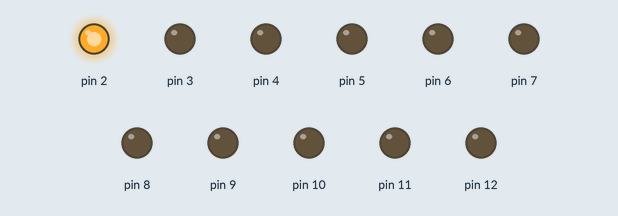
The sketch below on a simulated Arduino Uno, built with avr-gcc and run on an emulated ATmega328P. Shown: output pins drawn as LEDs (lit = HIGH).

Above: at 0.15 s.
At 5.3 s:
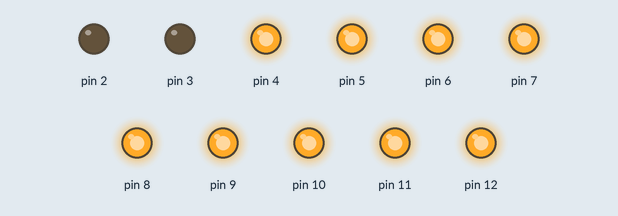
At 6.8 s:
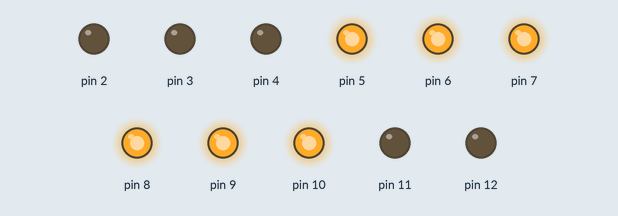
At 8.8 s:
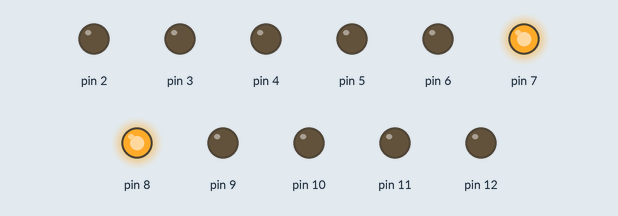
At 17.22 s:
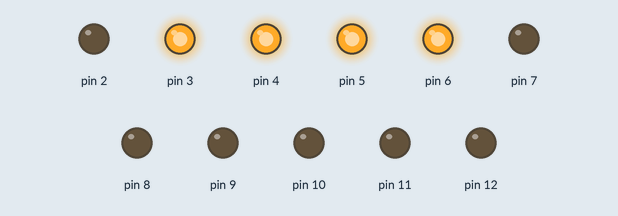
At 34.1 s:
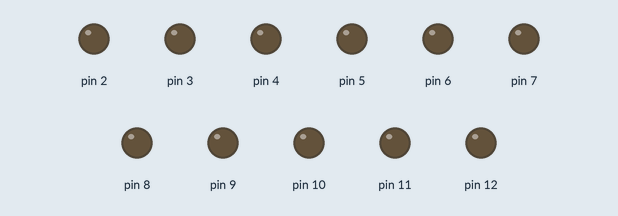
Timing chart, 0 to 40.0 s (numbered marks = the images above):
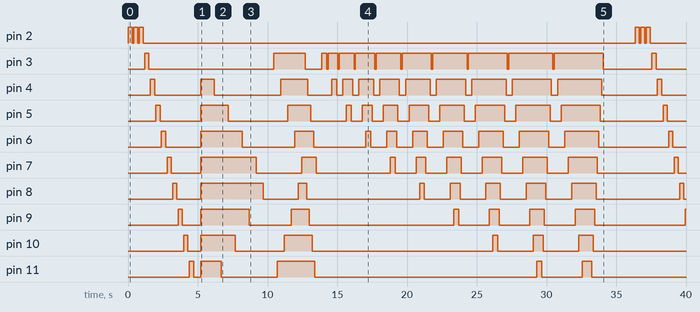

The sketch:

sketch_apr14a.ino
```cpp
void setup() {
  //in functia setup singurul lucru pe care trebuie sa-l fac este
  //sa-i spun MC-ului care pin-uri sunt de OUTPUT
  for(int i=2;i<=12;i++){
    pinMode(i, OUTPUT);
  }
}

void loop() {
  int n=12,j,i,n2,i2;
  for(int i=0;i<=2;i++)
  {
  digitalWrite(2, HIGH);
  delay(300);
  digitalWrite(2, LOW);
  delay(100);
  }
  for(int i=3;i<=n;i++)
  { digitalWrite(i, HIGH);
  delay(300);
  digitalWrite(i, LOW);
  delay(100);
  }

  for(int i=3;i<=(n+2)/2;i++)
  { digitalWrite(i, HIGH);

     digitalWrite((n+3-i),HIGH);

  }
  for(int i=3;i<=(n+2)/2;i++)
  { digitalWrite(i, LOW);
     delay(500);
     digitalWrite((n+3-i),LOW);
     delay(500);
  }
    for(int i=3;i<=(n+2)/2;i++)
  { digitalWrite((n+3-i),HIGH);
     delay(250);
    digitalWrite(i, HIGH);
     delay(250);

  }

//  for(int i=3;i<=(n+2)/2;i++)
//  { digitalWrite(n-5+i-3, LOW);
//     delay(250);
//     digitalWrite(n-5-i+3,LOW);
//     delay(250);
//  }

  for(int i=3;i<=(n+4)/2;i++)
  { digitalWrite(i, LOW);
    delay(100);
     digitalWrite(i+5,LOW);
     delay(100);
  }
for(j=3;j<=12;j++)
{for(i=3;i<=j;i++)
{digitalWrite(i, HIGH);
 delay(250);
}
n2=i;
for(i2=i;i2>=3;i2--)
{
digitalWrite(i2, LOW);
delay(100);
}
}


    for(int i=2;i<=n;i++)
  { digitalWrite(i, LOW);
  delay(200);
  }


}
```

Measured:
- by itself, pin 2: LOW → HIGH at 0.00 s, → LOW 0.30 s later, → HIGH 0.10 s later, → LOW 0.30 s later, … (12 changes in this stretch)
- by itself, pin 3: LOW → HIGH at 1.2 s, → LOW 0.30 s later, → HIGH 9.0 s later, → LOW 2.3 s later, … (26 changes in this stretch)
- by itself, pin 4: LOW → HIGH at 1.6 s, → LOW 0.30 s later, → HIGH 3.3 s later, → LOW 1.0 s later, … (26 changes in this stretch)
- by itself, pin 5: LOW → HIGH at 2.0 s, → LOW 0.30 s later, → HIGH 2.9 s later, → LOW 2.0 s later, … (24 changes in this stretch)
- by itself, pin 6: LOW → HIGH at 2.4 s, → LOW 0.30 s later, → HIGH 2.5 s later, → LOW 3.0 s later, … (22 changes in this stretch)
- by itself, pin 7: LOW → HIGH at 2.8 s, → LOW 0.30 s later, → HIGH 2.1 s later, → LOW 4.0 s later, … (20 changes in this stretch)
- by itself, pin 8: LOW → HIGH at 3.2 s, → LOW 0.30 s later, → HIGH 1.7 s later, → LOW 4.5 s later, … (18 changes in this stretch)
- by itself, pin 9: LOW → HIGH at 3.6 s, → LOW 0.30 s later, → HIGH 1.3 s later, → LOW 3.5 s later, … (15 changes in this stretch)
